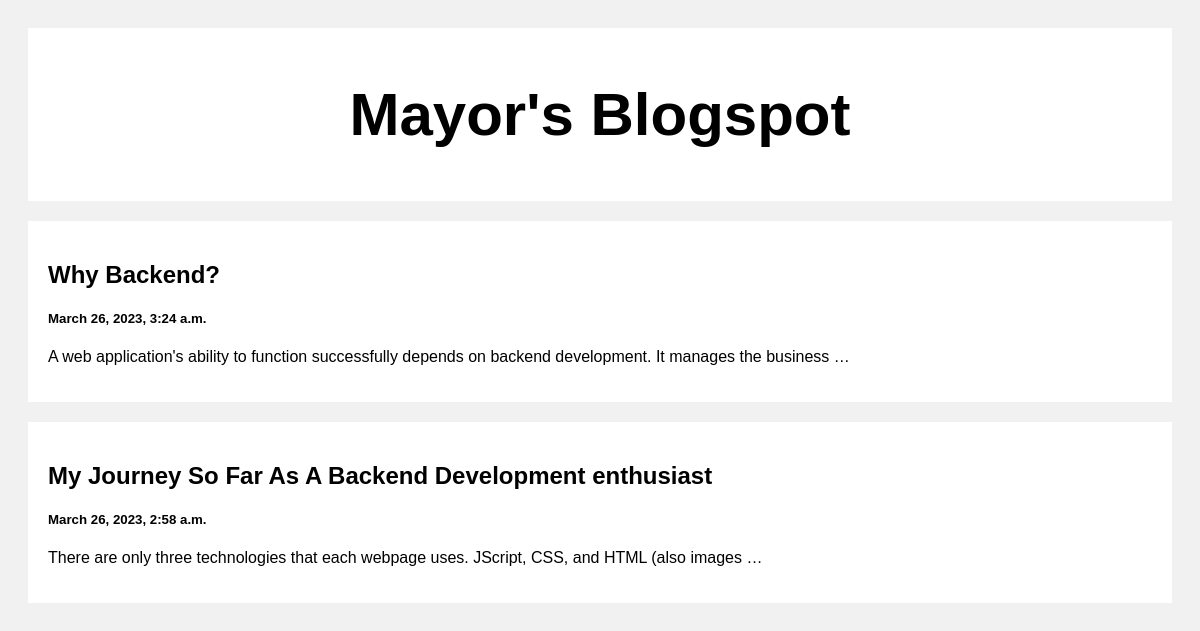
The page / on the database its author committed.
### posts/models.py (models this page shows)
class Post(models.Model):
    title = models.CharField(max_length=100)
    body = models.CharField(max_length=700000)
    created_at = models.DateTimeField(default=datetime.now, blank=True)

### posts/views.py (the view)
def index(request):
    posts = Post.objects.all()
    return render(request, 'index.html', {'posts': posts})

### templates/index.html (shortened to what this page needs)
<!DOCTYPE html>
<html>
<head>
</head>
<body>
<div class="header">
  <h2>Mayor's Blogspot</h2>
</div>
<div class="row">
  <div class="leftcolumn">
    {% for post in posts reversed %}
    <div class="card">
      <a style="text-decoration: none; color: black;" href="/post/{{post.id}}">
        <h2>{{post.title}}</h2>
        <h5>{{post.created_at}}</h5>
        <p>{{post.body|truncatewords:15}}</p>
      </a>
    </div>
    {% endfor %}
  </div>
</div>
</body>
</html>

### templates/index.html (style rules this page uses)
* { box-sizing: border-box; }
body { font-family: Arial; padding: 20px; background: #f1f1f1; }
.header { padding: 2px; font-size: 40px; text-align: center; background: white; }
.leftcolumn { float: left; width: 100%; }
.card { background-color: white; padding: 20px; margin-top: 20px; }
.row:after { content: ""; display: table; clear: both; }

### rows shown on the page
Post: title "Why Backend?", created_at "March 26, 2023, 3:24 a.m.", body "A web application's ability to function successfully depends on backend development. It manages the business …"
Post: title "My Journey So Far As A Backend Development enthusiast", created_at "March 26, 2023, 2:58 a.m.", body "There are only three technologies that each webpage uses. JScript, CSS, and HTML (also images …"
